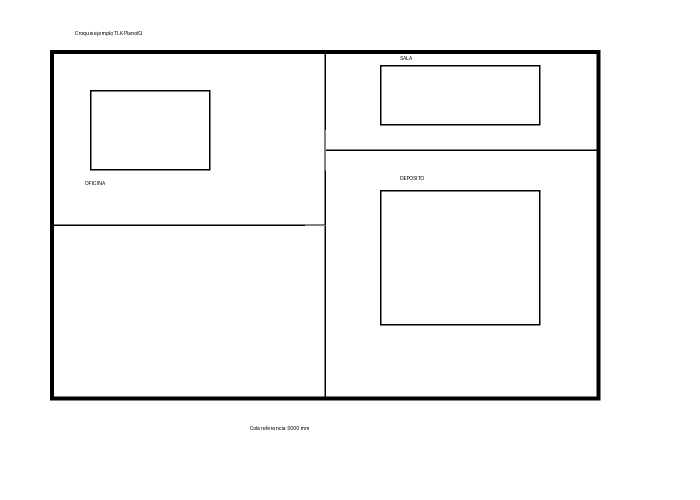
#> input picture data/uploads/ea3ed292077d.png, 1400 x 1000 px (shown at 1/2 size); its folder holds only this picture in this run
$ python -i image_pipeline.py   (imports and definitions only)
#> lines starting #> are read from the running program, lines starting #| are printed output that depends on the picture; after the words box and inside, x2 and y2 are one past the last pixel; in counts of white or black regions, pixels touching at a corner belong together
#> further down, picture is the input picture: shape (1000, 1400, 3); min 0, max 255, mean 247.1
from __future__ import annotations

from dataclasses import asdict, dataclass
from pathlib import Path
from typing import Any
from collections import defaultdict
import math
import os
import time
import resource
import json

import cv2
import numpy as np

from app.services.document_normalizer import normalize_document
from app.services.region_segmenter import segment_document_regions
from app.services.text_extractor import extract_text_by_regions

SHEET_SIZES_MM = {
    "A4": (210, 297),
    "A3": (297, 420),
    "A2": (420, 594),
    "A1": (594, 841),
    "CUSTOM": (0, 0),
}
ORIENTATION_LABELS = {"AUTO": "automatica", "VERTICAL": "vertical", "HORIZONTAL": "apaisada"}


@dataclass
class PipelineResult:
    image_width_px: int
    image_height_px: int
    processed_width_px: int
    processed_height_px: int
    threshold_ratio: float
    detected_line_count: int
    detected_contour_count: int
    closed_shapes_count: int
    detected_text_regions: int
    recognized_text_count: int
    estimated_scale_mm_per_px: float
    sheet_width_mm: int
    sheet_height_mm: int
    confidence_score: float
    reference_mode: str
    inferred_dpi: int
    quality_band: str
    page_detected: bool
    auto_upscaled: bool
    deskew_angle_deg: float
    assumptions: list[str]
    warnings: list[str]
    insights: list[str]
    quality_metrics: dict[str, Any]
    geometry: dict[str, Any]
    output_files: dict[str, str]
    sheet_orientation: str
    preserved_aspect_ratio: bool
    document_orientation: str
    calibration_summary: str
    calibration_distance_mm: float | None
    calibration_pixel_span: float | None
    ocr_engine: str
    detected_dimension_count: int
    detected_title_block_count: int
    detected_label_count: int
    detected_arrow_count: int
    review_text_count: int
    line_segments_raw_count: int
    line_segments_after_cleanup_count: int
    duplicate_lines_removed_count: int
    detected_symbol_count: int
    electrical_symbol_count: int
    sanitary_symbol_count: int
    mechanical_symbol_count: int
    discipline_guess: str
    suggested_block_count: int
    discipline_rule_count: int
    precision_index: float
    calibration_reliability: str
    geometry_stability: str
    text_separation_quality: str
    recommended_precision_action: str
    precision_observations: list[str]
    precision_class: str
    expected_positional_error_mm: float
    suggested_linear_tolerance_mm: float

    def to_dict(self) -> dict[str, Any]:
        return asdict(self)


def _ensure_parent(path: Path) -> None:
    path.parent.mkdir(parents=True, exist_ok=True)


# [63 lines left out: functions _read_image, _save_image, _resize_for_report, _apply_memory_budget, _parse_user_directives, _should_run_ocr, not called in this run]


def _blend_min(a: np.ndarray, b: np.ndarray) -> np.ndarray:
    return cv2.min(a, b)


# [176 lines left out: functions _memory_usage_mb, _adaptive_runtime_profile, _region_intersection_ratio, _sanitize_geometry, _ocr_budgets, _reconstruct_structural_gaps and 3 more, not called in this run]


def _order_points(pts: np.ndarray) -> np.ndarray:
    rect = np.zeros((4, 2), dtype="float32")
    s = pts.sum(axis=1)
    rect[0] = pts[np.argmin(s)]
    rect[2] = pts[np.argmax(s)]
    diff = np.diff(pts, axis=1)
    rect[1] = pts[np.argmin(diff)]
    rect[3] = pts[np.argmax(diff)]
    return rect


def _detect_document(image: np.ndarray) -> tuple[np.ndarray | None, float]:
    gray = cv2.cvtColor(image, cv2.COLOR_BGR2GRAY)
    blur = cv2.GaussianBlur(gray, (5, 5), 0)
    edges = cv2.Canny(blur, 50, 150)
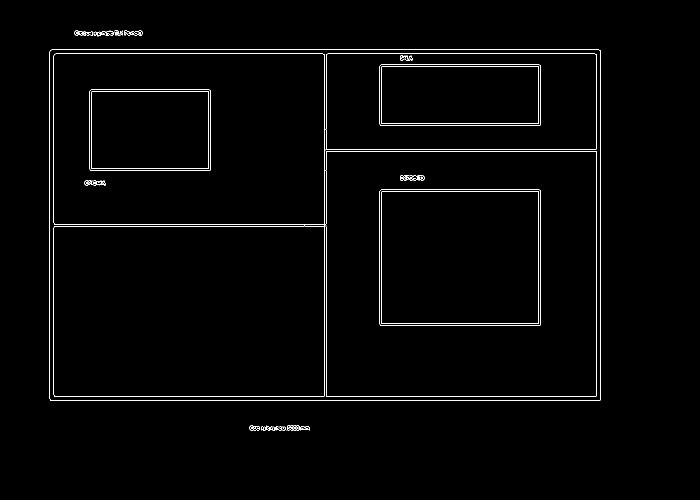
#> edges: shape (1000, 1400) (shown at 1/2 size); 1.3% white in thin lines or dots, all inside (x1, y1, x2, y2) = (99, 61, 1201, 861)
    kernel = cv2.getStructuringElement(cv2.MORPH_RECT, (5, 5))
    edges = cv2.dilate(edges, kernel, iterations=2)
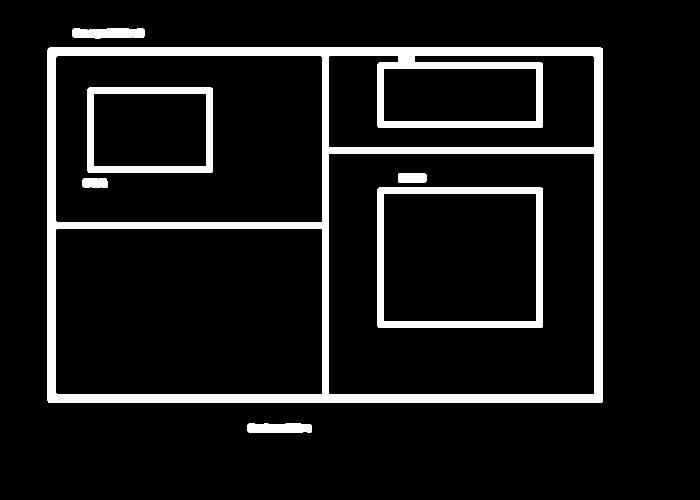
#> edges: shape (1000, 1400) (shown at 1/2 size); 9.1% white; 7 white regions, largest, box (x1, y1, x2, y2) and area: (95, 95, 1205, 805) 95079, (755, 375, 1086, 656) 15216, (175, 175, 426, 346) 10276
    edges = cv2.morphologyEx(edges, cv2.MORPH_CLOSE, kernel, iterations=2)
#> edges: shape (1000, 1400); 9.1% white; 7 white regions
    contours, _ = cv2.findContours(edges, cv2.RETR_EXTERNAL, cv2.CHAIN_APPROX_SIMPLE)
#> contours = 3 contours; box (x1, y1, x2, y2) and area: (95, 95, 1205, 805) 786270, (145, 57, 289, 77) 2342, (495, 847, 623, 865) 2020
    if not contours:
        return None, 0.0

    area_image = image.shape[0] * image.shape[1]
#> area_image = 1400000
    best = None
    best_area = 0.0
    for cnt in contours:
        area = cv2.contourArea(cnt)
        if area < area_image * 0.18:
            continue
        peri = cv2.arcLength(cnt, True)
        approx = cv2.approxPolyDP(cnt, 0.02 * peri, True)
        if len(approx) == 4 and area > best_area:
            best = approx.reshape(4, 2)
            best_area = area
#> this loop made 3 passes
#> (area, peri, best, best_area) on pass 2: (786270, 3633.7, [[96, 96], [96, 804], [1204, 804], [1204, 96]], 786270)
#> area on passes 1, 3: 2020.5, 2341.5
#> after the loop, best_area = 786270
    if best is None:
        return None, 0.0

    rect = _order_points(best.astype("float32"))
#> in _order_points, `s = pts.sum(axis=1)`: s = [192, 900, 2008, 1300]
#> in _order_points, `diff = np.diff(pts, axis=1)`: diff = [0, 708, -400, -1108]
#> rect = [[96, 96], [1204, 96], [1204, 804], [96, 804]]
    angle = math.degrees(math.atan2(rect[1][1] - rect[0][1], rect[1][0] - rect[0][0]))
#> angle = 0
    return rect, angle


# [176 lines left out: functions _warp_document, _auto_upscale, _normalize_background, _enhance_image, _build_binary, _repair_broken_traces and 4 more, not called in this run]


def _line_length(item: dict[str, int]) -> float:
    return float(math.hypot(item["x2"] - item["x1"], item["y2"] - item["y1"]))


# [269 lines left out: functions _line_orientation, _line_overlaps_text, _extract_axis_lines, _merge_collinear_lines, _detect_geometry, _fit_inside_sheet_dimensions and 3 more, not called in this run]


def _quality_band(confidence: float) -> str:
    return "alta" if confidence >= 86 else "media" if confidence >= 72 else "preliminar"


# [13 lines left out: function _confidence, not called in this run]


def _infer_document_orientation(width_px: int, height_px: int) -> str:
    return "apaisada" if width_px >= height_px else "vertical"


# [665 lines left out: functions _preparar_region_ocr, _collect_priority_ocr_regions, _run_ocr, _classify_text_items, _detect_title_block, _associate_dimension_lines and 19 more, not called in this run]


def _suggested_linear_tolerance_mm(expected_error_mm: float, precision_class: str) -> float:
    factor = 2.0 if precision_class == "alta" else 2.5 if precision_class == "media" else 3.2
    return round(max(expected_error_mm * factor, 0.5), 2)

# [347 lines left out: functions _recommended_precision_action, _precision_observations, process_drawing, not called in this run]

>>> import cv2
>>> picture = cv2.imread('../../data/uploads/ea3ed292077d.png')
>>> result = _detect_document(picture)
#> result = ([[96, 96], [1204, 96], [1204, 804], [96, 804]], 0)
